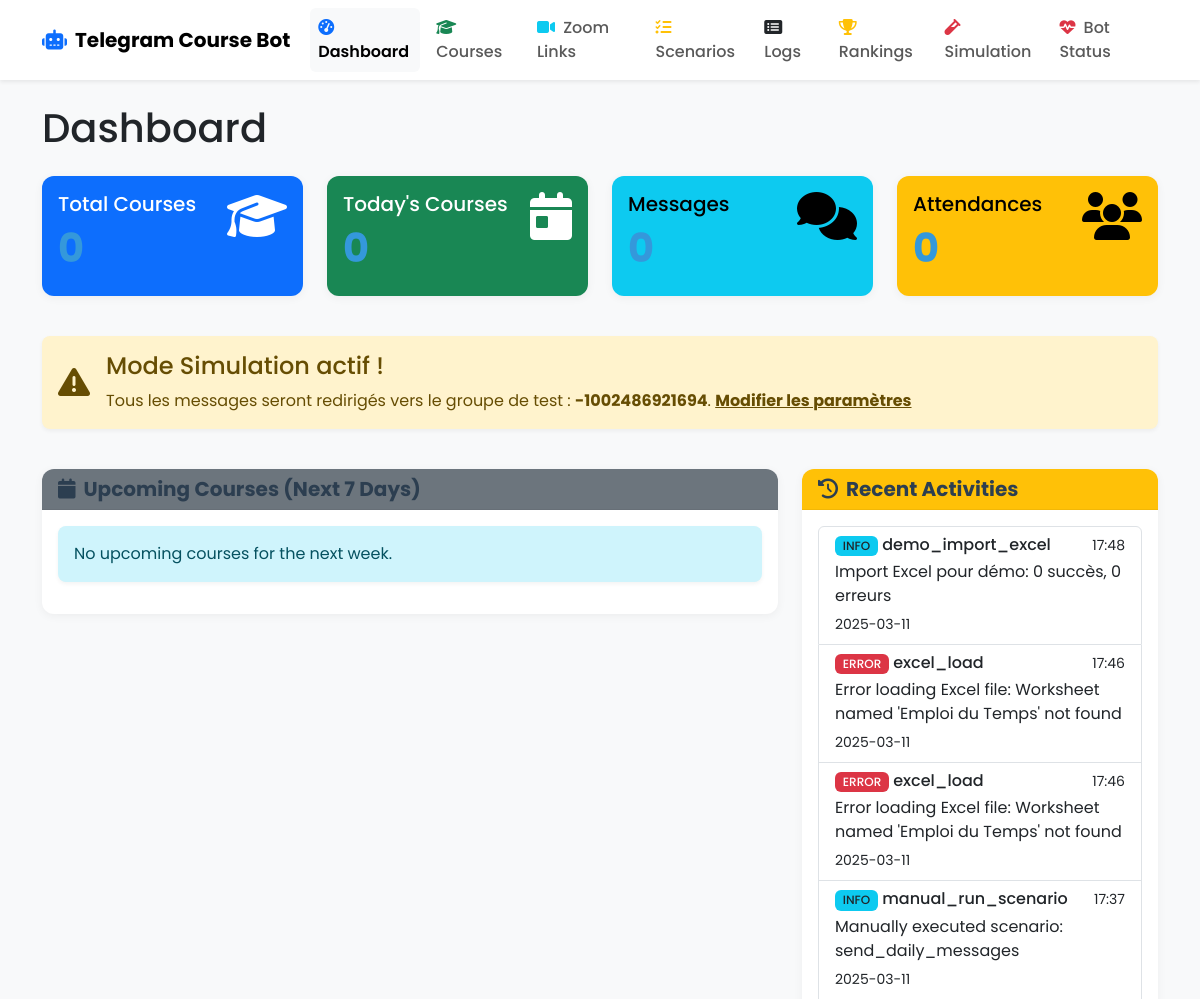
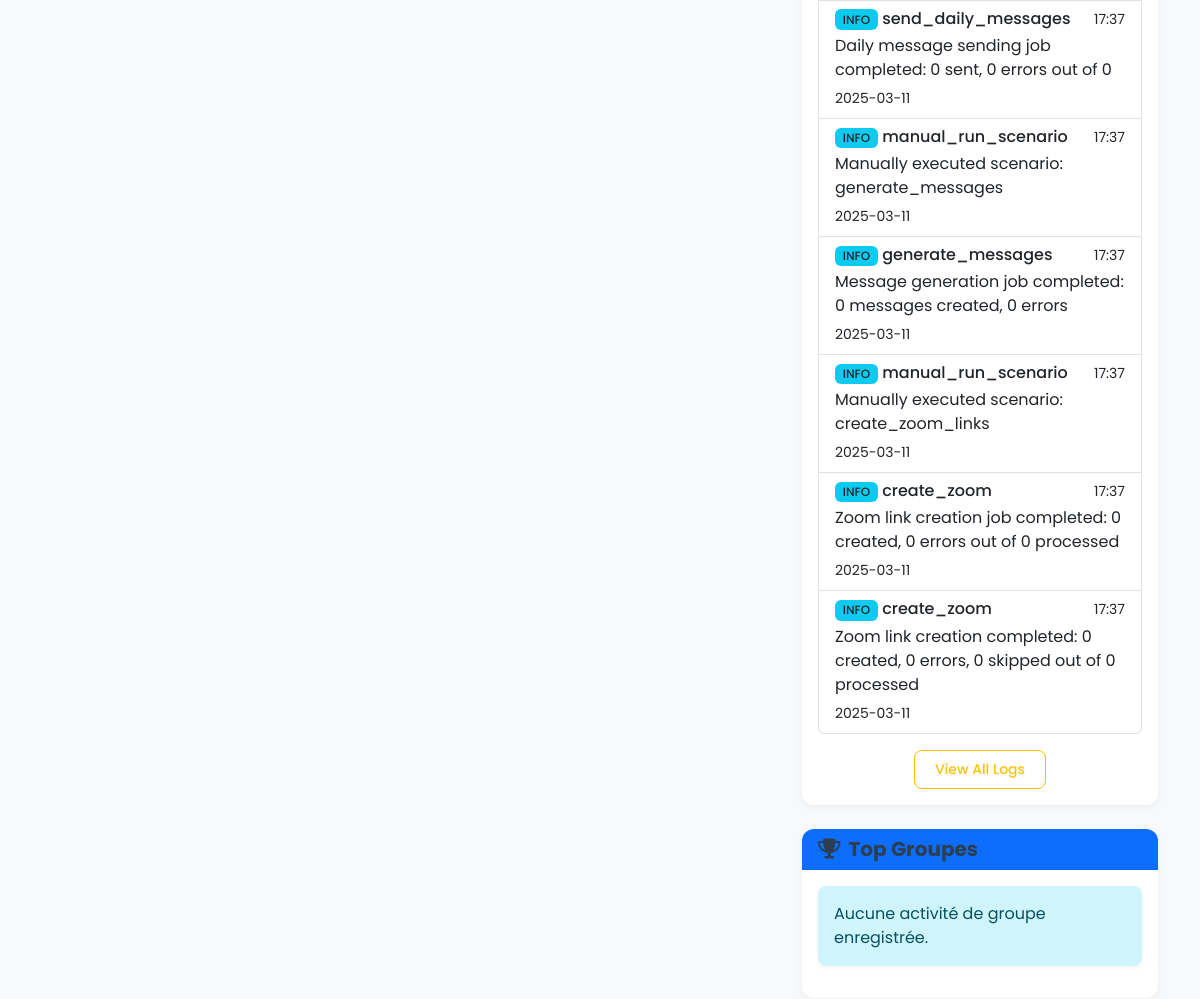
/admin (upper part), run on an earlier commit of the app's database (2 pictures, top to bottom).
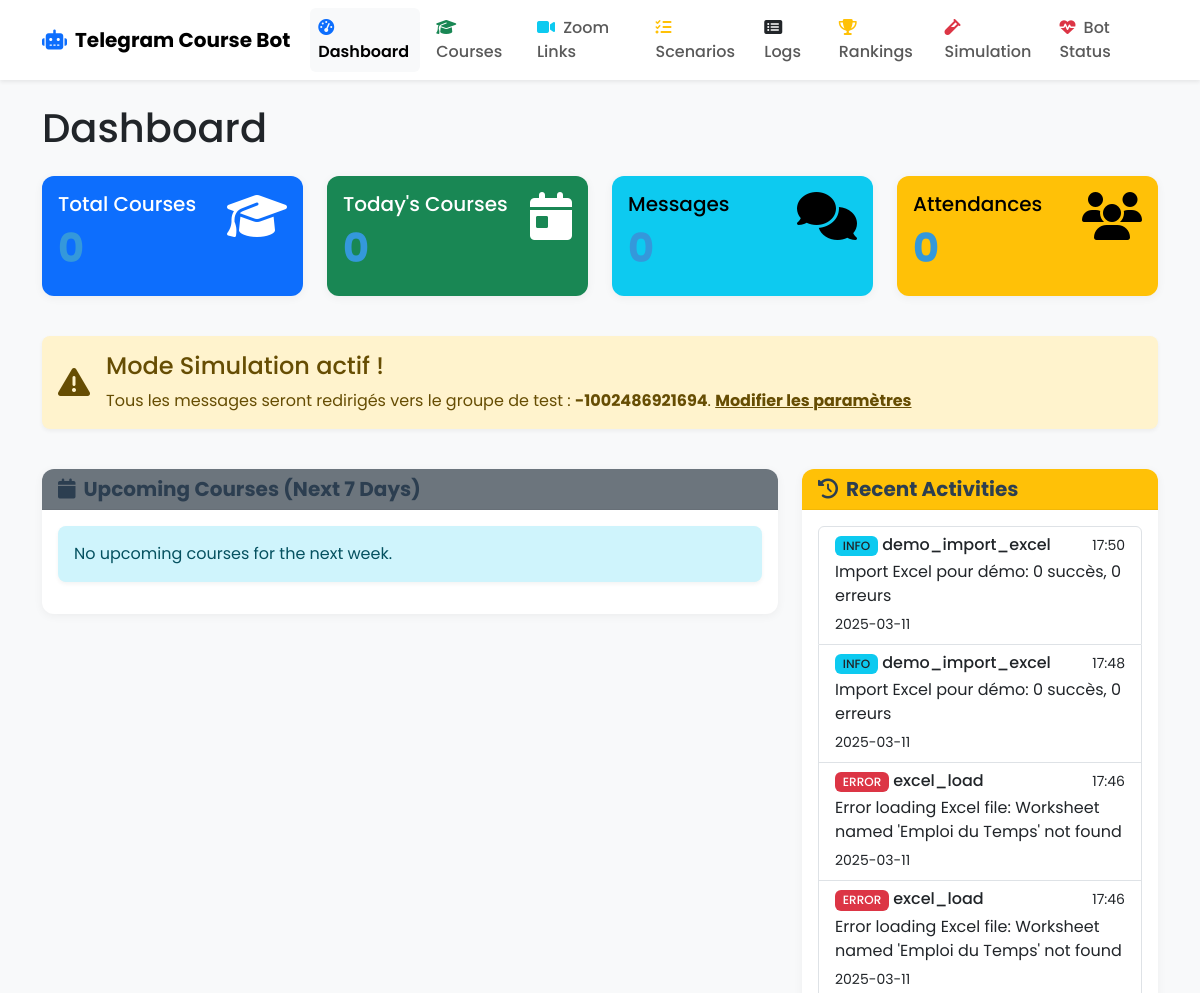
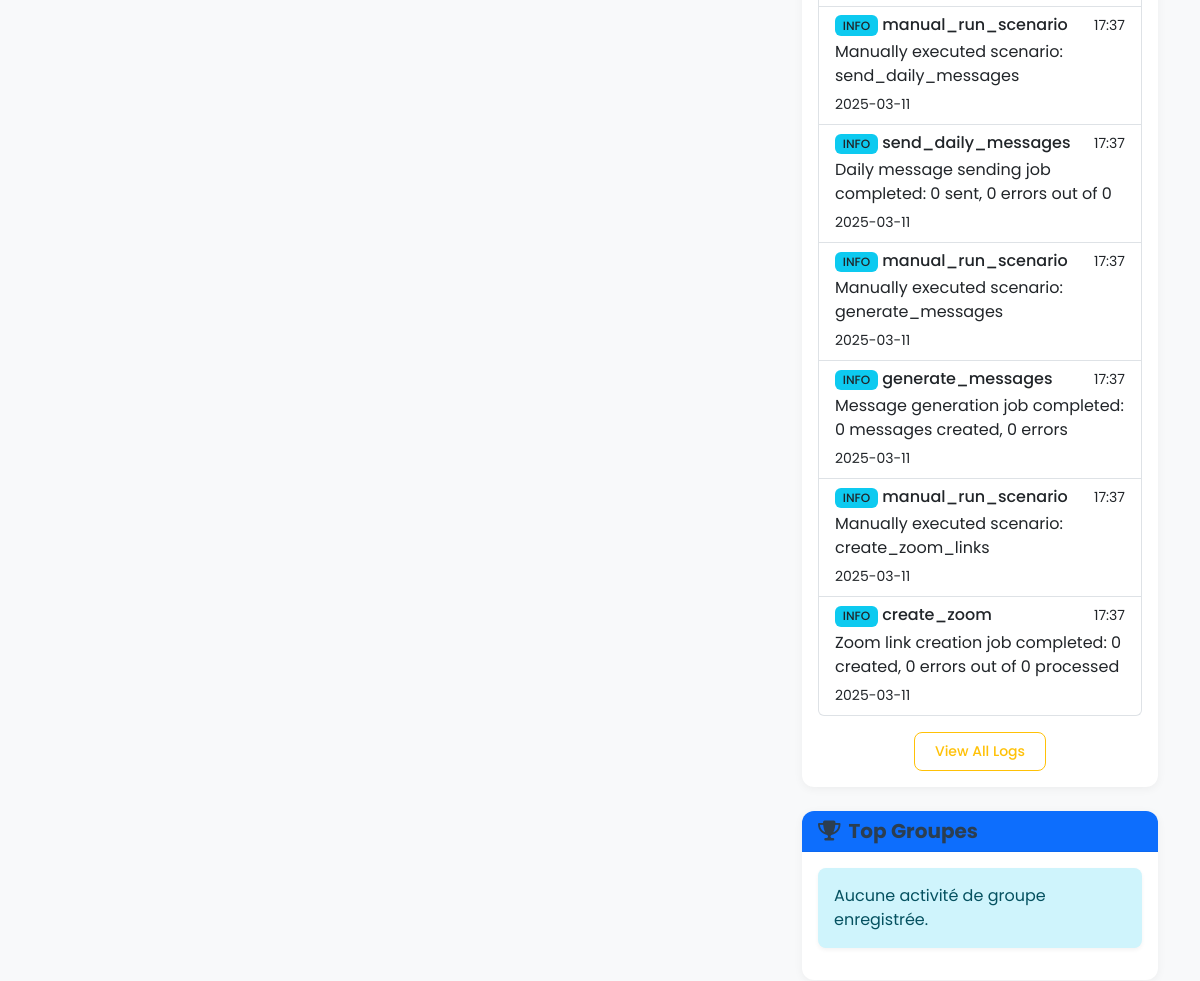
And on a later commit of the database (2 pictures, top to bottom).
### models.py (models this page shows, shortened)
class AppSettings(db.Model):
    id = db.Column(db.Integer, primary_key=True)
    simulation_mode = db.Column(db.Boolean, default=False)
    test_group_id = db.Column(db.String(100), nullable=True)
    updated_at = db.Column(db.DateTime, default=datetime.utcnow, onupdate=datetime.utcnow)

class Log(db.Model):
    id = db.Column(db.Integer, primary_key=True)
    level = db.Column(db.String(20), nullable=False)  # INFO, WARNING, ERROR
    scenario = db.Column(db.String(100), nullable=True)  # Which scenario the log is related to
    message = db.Column(db.Text, nullable=False)
    timestamp = db.Column(db.DateTime, default=datetime.utcnow)

### routes.py (the view)
    @app.route('/')
    @app.route('/admin')
    def dashboard():
        course_count = Course.query.count()
        today = datetime.now().date()
        today_courses = Course.query.filter_by(schedule_date=today).count()
        next_week = today + timedelta(days=7)
        upcoming_courses = Course.query.filter(
            Course.schedule_date >= today,
            Course.schedule_date < next_week
        ).order_by(Course.schedule_date, Course.start_time).all()
        recent_logs = Log.query.order_by(Log.timestamp.desc()).limit(10).all()
        bot = init_telegram_bot()
        simulation_mode = bot.is_simulation_mode()
        test_group_id = bot.get_test_group_id()
        message_count = TelegramMessage.query.count()
        attendance_count = ZoomAttendance.query.count()
        top_groups = db.session.query(
            UserRanking.telegram_group_id,
            db.func.sum(UserRanking.total_points).label('total_points')
        ).group_by(UserRanking.telegram_group_id) \
         .order_by(db.func.sum(UserRanking.total_points).desc()) \
         .limit(5).all()
        return render_template(
            'dashboard.html',
            course_count=course_count,
            today_courses=today_courses,
            upcoming_courses=upcoming_courses,
            recent_logs=recent_logs,
            simulation_mode=simulation_mode,
            test_group_id=test_group_id,
            message_count=message_count,
            attendance_count=attendance_count,
            top_groups=top_groups
        )

### telegram_bot.py (called while the page is built)
def init_telegram_bot():
    global telegram_bot
    if telegram_bot is None:
        with app.app_context():
            telegram_bot = TelegramBot()
    return telegram_bot

    def is_simulation_mode(self):
        settings = AppSettings.query.first()
        return settings.simulation_mode if settings else False

    def get_test_group_id(self):
        settings = AppSettings.query.first()
        return settings.test_group_id if settings else None

### templates/dashboard.html (shortened to what this page needs)
{% extends 'layout.html' %}
{% block content %}
<div class="row">
    <div class="col-12">
        <h1 class="mb-4">Dashboard</h1>
    </div>
</div>
<div class="row mb-4">
    <div class="col-md-3">
        <div class="card text-bg-primary mb-3">
            <div class="card-body">
                <div class="d-flex justify-content-between align-items-start">
                    <div>
                        <h5 class="card-title">Total Courses</h5>
                        <h2 class="display-4">{{ course_count }}</h2>
                    </div>
                    <i class="fas fa-graduation-cap fa-3x"></i>
                </div>
            </div>
        </div>
    </div>
    <div class="col-md-3">
        <div class="card text-bg-success mb-3">
            <div class="card-body">
                <div class="d-flex justify-content-between align-items-start">
                    <div>
                        <h5 class="card-title">Today's Courses</h5>
                        <h2 class="display-4">{{ today_courses }}</h2>
                    </div>
                    <i class="fas fa-calendar-day fa-3x"></i>
                </div>
            </div>
        </div>
    </div>
    <div class="col-md-3">
        <div class="card text-bg-info mb-3">
            <div class="card-body">
                <div class="d-flex justify-content-between align-items-start">
                    <div>
                        <h5 class="card-title">Messages</h5>
                        <h2 class="display-4">{{ message_count }}</h2>
                    </div>
                    <i class="fas fa-comments fa-3x"></i>
                </div>
            </div>
        </div>
    </div>
    <div class="col-md-3">
        <div class="card text-bg-warning mb-3">
            <div class="card-body">
                <div class="d-flex justify-content-between align-items-start">
                    <div>
                        <h5 class="card-title">Attendances</h5>
                        <h2 class="display-4">{{ attendance_count }}</h2>
                    </div>
                    <i class="fas fa-users fa-3x"></i>
                </div>
            </div>
        </div>
    </div>
</div>
{% if simulation_mode %}
<div class="row mb-4">
    <div class="col-12">
        <div class="alert alert-warning d-flex align-items-center" role="alert">
            <i class="fas fa-exclamation-triangle fa-2x me-3"></i>
            <div>
                <h4 class="alert-heading">Mode Simulation actif !</h4>
                <p class="mb-0">
                    Tous les messages seront redirigés vers le groupe de test :
                    <strong>{{ test_group_id }}</strong>.
                    <a href="{{ url_for('simulation') }}" class="alert-link">Modifier les paramètres</a>
                </p>
            </div>
        </div>
    </div>
</div>
{% endif %}
<div class="row">
    <div class="col-lg-8">
        <div class="card mb-4">
            <div class="card-header bg-secondary text-white">
                <h5 class="mb-0"><i class="fas fa-calendar me-2"></i>Upcoming Courses (Next 7 Days)</h5>
            </div>
            <div class="card-body">
                {% if upcoming_courses %}
                    <div class="table-responsive">
                        <table class="table table-striped">
                            <thead>
                                <tr>
                                    <th>Date</th>
                                    <th>Time</th>
                                    <th>Course</th>
                                    <th>Teacher</th>
                                    <th>Zoom</th>
                                </tr>
                            </thead>
                            <tbody>
                                {% for course in upcoming_courses %}
                                <tr>
                                    <td>{{ course.schedule_date.strftime('%a, %d %b') }}</td>
                                    <td>{{ course.start_time.strftime('%H:%M') }} - {{ course.end_time.strftime('%H:%M') }}</td>
                                    <td>{{ course.course_name }}</td>
                                    <td>{{ course.teacher_name }}</td>
                                    <td>
                                        {% if course.zoom_link %}
                                            <a href="{{ course.zoom_link }}" target="_blank" class="btn btn-sm btn-primary">
                                                <i class="fas fa-video me-1"></i> Link
                                            </a>
                                        {% else %}
                                            <span class="badge bg-warning text-dark">Missing</span>
                                        {% endif %}
                                    </td>
                                </tr>
                                {% endfor %}
                            </tbody>
                        </table>
                    </div>
                {% else %}
                    <div class="alert alert-info">No upcoming courses for the next week.</div>
                {% endif %}
            </div>
        </div>
    </div>
    <div class="col-lg-4">
        <div class="card mb-4">
            <div class="card-header bg-warning text-dark">
                <h5 class="mb-0"><i class="fas fa-history me-2"></i>Recent Activities</h5>
            </div>
            <div class="card-body">
                {% if recent_logs %}
                    <div class="list-group">
                        {% for log in recent_logs %}
                        <div class="list-group-item list-group-item-action flex-column align-items-start">
                            <div class="d-flex w-100 justify-content-between">
                                <h6 class="mb-1">
                                    {% if log.level == 'INFO' %}
                                        <span class="badge bg-info text-dark">INFO</span>
                                    {% elif log.level == 'WARNING' %}
                                        <span class="badge bg-warning text-dark">WARNING</span>
                                    {% elif log.level == 'ERROR' %}
                                        <span class="badge bg-danger">ERROR</span>
                                    {% endif %}
                                    {{ log.scenario or 'System' }}
                                </h6>
                                <small>{{ log.timestamp.strftime('%H:%M') }}</small>
                            </div>
                            <p class="mb-1">{{ log.message }}</p>
                            <small>{{ log.timestamp.strftime('%Y-%m-%d') }}</small>
                        </div>
                        {% endfor %}
                    </div>
                {% else %}
                    <div class="alert alert-info">No recent activities.</div>
                {% endif %}
                <div class="mt-3 text-center">
                    <a href="{{ url_for('logs') }}" class="btn btn-sm btn-outline-warning">View All Logs</a>
                </div>
            </div>
        </div>
        <div class="card mb-4">
            <div class="card-header bg-primary text-white">
                <h5 class="mb-0"><i class="fas fa-trophy me-2"></i>Top Groupes</h5>
            </div>
            <div class="card-body">
                {% if top_groups %}
                    <div class="list-group">
                        {% for group in top_groups %}
                        <div class="list-group-item d-flex justify-content-between align-items-center">
                            <span>
                                <i class="fas fa-users me-2"></i>{{ group.telegram_group_id }}
                            </span>
                            <span class="badge bg-primary rounded-pill">{{ group.total_points }} pts</span>
                        </div>
                        {% endfor %}
                    </div>
                    <div class="mt-3 text-center">
                        <a href="{{ url_for('rankings') }}" class="btn btn-sm btn-outline-primary">Voir tous les classements</a>
                    </div>
                {% else %}
                    <div class="alert alert-info">Aucune activité de groupe enregistrée.</div>
                {% endif %}
            </div>
        </div>
    </div>
</div>
{% endblock %}

### templates/layout.html (shortened to what this page needs)
<!DOCTYPE html>
<html lang="en" data-bs-theme="light">
<head>
    <link href="https://cdn.jsdelivr.net/npm/bootstrap@5.3.0/dist/css/bootstrap.min.css" rel="stylesheet">
    <link rel="stylesheet" href="https://cdnjs.cloudflare.com/ajax/libs/font-awesome/6.4.0/css/all.min.css">
    <link rel="stylesheet" href="{{ url_for('static', filename='css/custom.css') }}">
</head>
<body>
    <nav class="navbar navbar-expand-lg navbar-light bg-white shadow-sm sticky-top">
        <div class="container">
            <a class="navbar-brand fw-bold" href="{{ url_for('dashboard') }}">
                <i class="fas fa-robot text-primary me-2"></i>Telegram Course Bot
            </a>
            <div class="collapse navbar-collapse" id="navbarNav">
                <ul class="navbar-nav ms-auto">
                    <li class="nav-item mx-1">
                        <a class="nav-link rounded {% if request.path == '/' or request.path == '/admin' %}active bg-light{% endif %}"
                           href="{{ url_for('dashboard') }}">
                            <i class="fas fa-tachometer-alt me-1 text-primary"></i> Dashboard
                        </a>
                    </li>
                    <li class="nav-item mx-1">
                        <a class="nav-link rounded {% if request.path == '/courses' %}active bg-light{% endif %}"
                           href="{{ url_for('courses') }}">
                            <i class="fas fa-graduation-cap me-1 text-success"></i> Courses
                        </a>
                    </li>
                    <li class="nav-item mx-1">
                        <a class="nav-link rounded {% if request.path == '/zoom-links' %}active bg-light{% endif %}"
                           href="{{ url_for('zoom_links') }}">
                            <i class="fas fa-video me-1 text-info"></i> Zoom Links
                        </a>
                    </li>
                    <li class="nav-item mx-1">
                        <a class="nav-link rounded {% if request.path == '/scenarios' %}active bg-light{% endif %}"
                           href="{{ url_for('scenarios') }}">
                            <i class="fas fa-tasks me-1 text-warning"></i> Scenarios
                        </a>
                    </li>
                    <li class="nav-item mx-1">
                        <a class="nav-link rounded {% if request.path == '/logs' %}active bg-light{% endif %}"
                           href="{{ url_for('logs') }}">
                            <i class="fas fa-list-alt me-1 text-dark"></i> Logs
                        </a>
                    </li>
                    <li class="nav-item mx-1">
                        <a class="nav-link rounded {% if request.path == '/rankings' %}active bg-light{% endif %}"
                           href="{{ url_for('rankings') }}">
                            <i class="fas fa-trophy me-1 text-warning"></i> Rankings
                        </a>
                    </li>
                    <li class="nav-item mx-1">
                        <a class="nav-link rounded {% if request.path == '/simulation' %}active bg-light{% endif %}"
                           href="{{ url_for('simulation') }}">
                            <i class="fas fa-vial me-1 text-danger"></i> Simulation
                        </a>
                    </li>
                    <li class="nav-item mx-1">
                        <a class="nav-link rounded {% if request.path == '/bot-status' %}active bg-light{% endif %}"
                           href="{{ url_for('bot_status') }}">
                            <i class="fas fa-heartbeat me-1 text-danger"></i> Bot Status
                        </a>
                    </li>
                </ul>
            </div>
        </div>
    </nav>
    <div class="container mt-4 mb-5">
        {% block content %}{% endblock %}
    </div>
</body>
</html>

### static/css/custom.css (style rules this page uses)
body { min-height: 100vh; display: flex; flex-direction: column; font-family: 'Poppins', sans-serif; background-color: #f8f9fa; color: #212529; }
.card { border-radius: 0.75rem; box-shadow: 0 2px 10px rgba(0, 0, 0, 0.05); margin-bottom: 1.5rem; border: none; background-color: #ffffff; transition: transform 0.2s, box-shadow 0.2s; }
.card-header { background-color: rgba(0, 0, 0, 0.01); border-bottom: 1px solid rgba(0, 0, 0, 0.05); border-top-left-radius: 0.75rem !important; border-top-right-radius: 0.75rem !important; font-weight: 600; }
.card-header h5, .card-header .h5 { font-weight: 700; color: #2c3e50; margin: 0; }
.card .display-4 { font-weight: 700; font-size: 2.5rem; color: #3498db; }
.btn { border-radius: 0.5rem; padding: 0.5rem 1.25rem; font-weight: 500; transition: all 0.2s; }
.badge { font-weight: 500; padding: 0.35em 0.65em; border-radius: 0.375rem; }
.navbar { box-shadow: 0 0.125rem 0.25rem rgba(0, 0, 0, 0.075); }
.navbar .nav-link { font-weight: 500; padding: 0.5rem 1rem; transition: all 0.2s; }
.navbar .nav-link.active { font-weight: 600; }
.alert { border-radius: 0.5rem; border: none; box-shadow: 0 0.125rem 0.25rem rgba(0, 0, 0, 0.05); }

What changed in the data, as far as the page shows it:
no longer on this page (row unchanged): Log: level "INFO", scenario "create_zoom", timestamp "17:37", message "Zoom link creation completed: 0 created, 0 errors, 0 skipped out of 0 processed", timestamp "2025-03-11"
added Log: level "INFO", scenario "demo_import_excel", timestamp "17:50", message "Import Excel pour démo: 0 succès, 0 erreurs", timestamp "2025-03-11"
